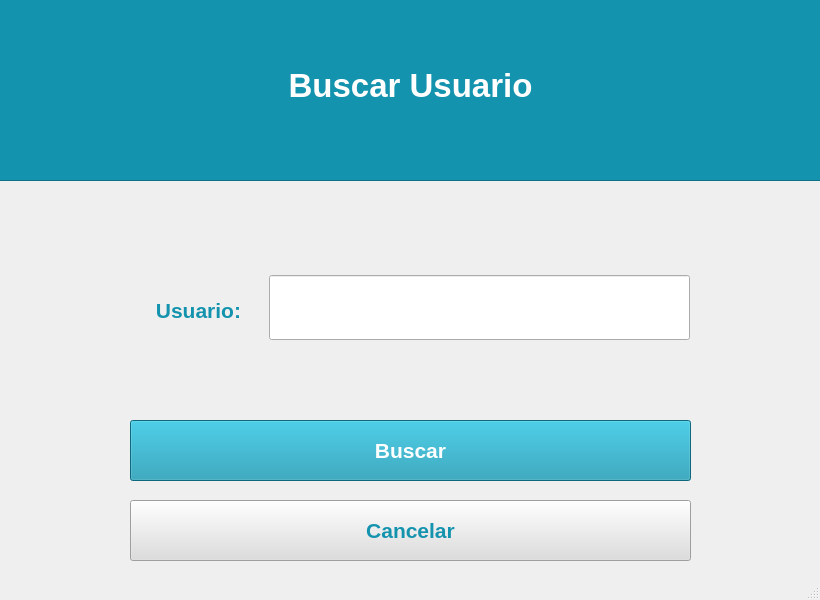
<?xml version="1.0" encoding="UTF-8"?>
<ui version="4.0">
 <class>MainWindow</class>
 <widget class="QMainWindow" name="MainWindow">
  <property name="enabled">
   <bool>true</bool>
  </property>
  <property name="geometry">
   <rect>
    <x>0</x>
    <y>0</y>
    <width>820</width>
    <height>600</height>
   </rect>
  </property>
  <property name="sizePolicy">
   <sizepolicy hsizetype="Preferred" vsizetype="Preferred">
    <horstretch>0</horstretch>
    <verstretch>0</verstretch>
   </sizepolicy>
  </property>
  <property name="minimumSize">
   <size>
    <width>820</width>
    <height>600</height>
   </size>
  </property>
  <property name="maximumSize">
   <size>
    <width>820</width>
    <height>600</height>
   </size>
  </property>
  <property name="windowTitle">
   <string>MainWindow</string>
  </property>
  <property name="toolButtonStyle">
   <enum>Qt::ToolButtonTextUnderIcon</enum>
  </property>
  <property name="animated">
   <bool>false</bool>
  </property>
  <property name="documentMode">
   <bool>true</bool>
  </property>
  <widget class="QWidget" name="centralwidget">
   <widget class="QPushButton" name="Buscar">
    <property name="geometry">
     <rect>
      <x>130</x>
      <y>420</y>
      <width>561</width>
      <height>61</height>
     </rect>
    </property>
    <property name="palette">
     <palette>
      <active>
       <colorrole role="WindowText">
        <brush brushstyle="SolidPattern">
         <color alpha="255">
          <red>255</red>
          <green>255</green>
          <blue>255</blue>
         </color>
        </brush>
       </colorrole>
       <colorrole role="Button">
        <brush brushstyle="SolidPattern">
         <color alpha="255">
          <red>20</red>
          <green>147</green>
          <blue>174</blue>
         </color>
        </brush>
       </colorrole>
       <colorrole role="ButtonText">
        <brush brushstyle="SolidPattern">
         <color alpha="255">
          <red>255</red>
          <green>255</green>
          <blue>255</blue>
         </color>
        </brush>
       </colorrole>
       <colorrole role="Base">
        <brush brushstyle="SolidPattern">
         <color alpha="255">
          <red>20</red>
          <green>147</green>
          <blue>174</blue>
         </color>
        </brush>
       </colorrole>
       <colorrole role="Window">
        <brush brushstyle="SolidPattern">
         <color alpha="255">
          <red>20</red>
          <green>147</green>
          <blue>174</blue>
         </color>
        </brush>
       </colorrole>
      </active>
      <inactive>
       <colorrole role="WindowText">
        <brush brushstyle="SolidPattern">
         <color alpha="255">
          <red>255</red>
          <green>255</green>
          <blue>255</blue>
         </color>
        </brush>
       </colorrole>
       <colorrole role="Button">
        <brush brushstyle="SolidPattern">
         <color alpha="255">
          <red>20</red>
          <green>147</green>
          <blue>174</blue>
         </color>
        </brush>
       </colorrole>
       <colorrole role="ButtonText">
        <brush brushstyle="SolidPattern">
         <color alpha="255">
          <red>255</red>
          <green>255</green>
          <blue>255</blue>
         </color>
        </brush>
       </colorrole>
       <colorrole role="Base">
        <brush brushstyle="SolidPattern">
         <color alpha="255">
          <red>20</red>
          <green>147</green>
          <blue>174</blue>
         </color>
        </brush>
       </colorrole>
       <colorrole role="Window">
        <brush brushstyle="SolidPattern">
         <color alpha="255">
          <red>20</red>
          <green>147</green>
          <blue>174</blue>
         </color>
        </brush>
       </colorrole>
      </inactive>
      <disabled>
       <colorrole role="WindowText">
        <brush brushstyle="SolidPattern">
         <color alpha="255">
          <red>120</red>
          <green>120</green>
          <blue>120</blue>
         </color>
        </brush>
       </colorrole>
       <colorrole role="Button">
        <brush brushstyle="SolidPattern">
         <color alpha="255">
          <red>20</red>
          <green>147</green>
          <blue>174</blue>
         </color>
        </brush>
       </colorrole>
       <colorrole role="ButtonText">
        <brush brushstyle="SolidPattern">
         <color alpha="255">
          <red>120</red>
          <green>120</green>
          <blue>120</blue>
         </color>
        </brush>
       </colorrole>
       <colorrole role="Base">
        <brush brushstyle="SolidPattern">
         <color alpha="255">
          <red>20</red>
          <green>147</green>
          <blue>174</blue>
         </color>
        </brush>
       </colorrole>
       <colorrole role="Window">
        <brush brushstyle="SolidPattern">
         <color alpha="255">
          <red>20</red>
          <green>147</green>
          <blue>174</blue>
         </color>
        </brush>
       </colorrole>
      </disabled>
     </palette>
    </property>
    <property name="font">
     <font>
      <pointsize>16</pointsize>
      <weight>75</weight>
      <italic>false</italic>
      <bold>true</bold>
      <underline>false</underline>
      <strikeout>false</strikeout>
     </font>
    </property>
    <property name="styleSheet">
     <string notr="true">background-color: rgb(20, 147, 174)</string>
    </property>
    <property name="text">
     <string>Buscar</string>
    </property>
   </widget>
   <widget class="QPushButton" name="Cancelar">
    <property name="geometry">
     <rect>
      <x>130</x>
      <y>500</y>
      <width>561</width>
      <height>61</height>
     </rect>
    </property>
    <property name="palette">
     <palette>
      <active>
       <colorrole role="Button">
        <brush brushstyle="SolidPattern">
         <color alpha="255">
          <red>221</red>
          <green>221</green>
          <blue>221</blue>
         </color>
        </brush>
       </colorrole>
       <colorrole role="ButtonText">
        <brush brushstyle="SolidPattern">
         <color alpha="255">
          <red>20</red>
          <green>147</green>
          <blue>174</blue>
         </color>
        </brush>
       </colorrole>
       <colorrole role="Base">
        <brush brushstyle="SolidPattern">
         <color alpha="255">
          <red>221</red>
          <green>221</green>
          <blue>221</blue>
         </color>
        </brush>
       </colorrole>
       <colorrole role="Window">
        <brush brushstyle="SolidPattern">
         <color alpha="255">
          <red>221</red>
          <green>221</green>
          <blue>221</blue>
         </color>
        </brush>
       </colorrole>
      </active>
      <inactive>
       <colorrole role="Button">
        <brush brushstyle="SolidPattern">
         <color alpha="255">
          <red>221</red>
          <green>221</green>
          <blue>221</blue>
         </color>
        </brush>
       </colorrole>
       <colorrole role="ButtonText">
        <brush brushstyle="SolidPattern">
         <color alpha="255">
          <red>20</red>
          <green>147</green>
          <blue>174</blue>
         </color>
        </brush>
       </colorrole>
       <colorrole role="Base">
        <brush brushstyle="SolidPattern">
         <color alpha="255">
          <red>221</red>
          <green>221</green>
          <blue>221</blue>
         </color>
        </brush>
       </colorrole>
       <colorrole role="Window">
        <brush brushstyle="SolidPattern">
         <color alpha="255">
          <red>221</red>
          <green>221</green>
          <blue>221</blue>
         </color>
        </brush>
       </colorrole>
      </inactive>
      <disabled>
       <colorrole role="Button">
        <brush brushstyle="SolidPattern">
         <color alpha="255">
          <red>221</red>
          <green>221</green>
          <blue>221</blue>
         </color>
        </brush>
       </colorrole>
       <colorrole role="ButtonText">
        <brush brushstyle="SolidPattern">
         <color alpha="255">
          <red>120</red>
          <green>120</green>
          <blue>120</blue>
         </color>
        </brush>
       </colorrole>
       <colorrole role="Base">
        <brush brushstyle="SolidPattern">
         <color alpha="255">
          <red>221</red>
          <green>221</green>
          <blue>221</blue>
         </color>
        </brush>
       </colorrole>
       <colorrole role="Window">
        <brush brushstyle="SolidPattern">
         <color alpha="255">
          <red>221</red>
          <green>221</green>
          <blue>221</blue>
         </color>
        </brush>
       </colorrole>
      </disabled>
     </palette>
    </property>
    <property name="font">
     <font>
      <pointsize>16</pointsize>
      <weight>75</weight>
      <bold>true</bold>
     </font>
    </property>
    <property name="styleSheet">
     <string notr="true">background-color: rgb(221, 221, 221);</string>
    </property>
    <property name="text">
     <string>Cancelar</string>
    </property>
   </widget>
   <widget class="QLabel" name="label_2">
    <property name="geometry">
     <rect>
      <x>70</x>
      <y>270</y>
      <width>171</width>
      <height>81</height>
     </rect>
    </property>
    <property name="palette">
     <palette>
      <active>
       <colorrole role="WindowText">
        <brush brushstyle="SolidPattern">
         <color alpha="255">
          <red>20</red>
          <green>147</green>
          <blue>174</blue>
         </color>
        </brush>
       </colorrole>
      </active>
      <inactive>
       <colorrole role="WindowText">
        <brush brushstyle="SolidPattern">
         <color alpha="255">
          <red>20</red>
          <green>147</green>
          <blue>174</blue>
         </color>
        </brush>
       </colorrole>
      </inactive>
      <disabled>
       <colorrole role="WindowText">
        <brush brushstyle="SolidPattern">
         <color alpha="255">
          <red>120</red>
          <green>120</green>
          <blue>120</blue>
         </color>
        </brush>
       </colorrole>
      </disabled>
     </palette>
    </property>
    <property name="font">
     <font>
      <pointsize>16</pointsize>
      <weight>75</weight>
      <bold>true</bold>
     </font>
    </property>
    <property name="text">
     <string>  Usuario:</string>
    </property>
    <property name="alignment">
     <set>Qt::AlignRight|Qt::AlignTrailing|Qt::AlignVCenter</set>
    </property>
   </widget>
   <widget class="QFrame" name="frame">
    <property name="geometry">
     <rect>
      <x>-130</x>
      <y>-20</y>
      <width>1621</width>
      <height>201</height>
     </rect>
    </property>
    <property name="styleSheet">
     <string notr="true">background-color: rgb(20, 147, 174);</string>
    </property>
    <property name="frameShape">
     <enum>QFrame::StyledPanel</enum>
    </property>
    <property name="frameShadow">
     <enum>QFrame::Raised</enum>
    </property>
    <widget class="QLabel" name="label_15">
     <property name="geometry">
      <rect>
       <x>265</x>
       <y>70</y>
       <width>551</width>
       <height>71</height>
      </rect>
     </property>
     <property name="palette">
      <palette>
       <active>
        <colorrole role="WindowText">
         <brush brushstyle="SolidPattern">
          <color alpha="255">
           <red>255</red>
           <green>255</green>
           <blue>255</blue>
          </color>
         </brush>
        </colorrole>
        <colorrole role="Button">
         <brush brushstyle="SolidPattern">
          <color alpha="255">
           <red>20</red>
           <green>147</green>
           <blue>174</blue>
          </color>
         </brush>
        </colorrole>
        <colorrole role="Base">
         <brush brushstyle="SolidPattern">
          <color alpha="255">
           <red>20</red>
           <green>147</green>
           <blue>174</blue>
          </color>
         </brush>
        </colorrole>
        <colorrole role="Window">
         <brush brushstyle="SolidPattern">
          <color alpha="255">
           <red>20</red>
           <green>147</green>
           <blue>174</blue>
          </color>
         </brush>
        </colorrole>
       </active>
       <inactive>
        <colorrole role="WindowText">
         <brush brushstyle="SolidPattern">
          <color alpha="255">
           <red>255</red>
           <green>255</green>
           <blue>255</blue>
          </color>
         </brush>
        </colorrole>
        <colorrole role="Button">
         <brush brushstyle="SolidPattern">
          <color alpha="255">
           <red>20</red>
           <green>147</green>
           <blue>174</blue>
          </color>
         </brush>
        </colorrole>
        <colorrole role="Base">
         <brush brushstyle="SolidPattern">
          <color alpha="255">
           <red>20</red>
           <green>147</green>
           <blue>174</blue>
          </color>
         </brush>
        </colorrole>
        <colorrole role="Window">
         <brush brushstyle="SolidPattern">
          <color alpha="255">
           <red>20</red>
           <green>147</green>
           <blue>174</blue>
          </color>
         </brush>
        </colorrole>
       </inactive>
       <disabled>
        <colorrole role="WindowText">
         <brush brushstyle="SolidPattern">
          <color alpha="255">
           <red>120</red>
           <green>120</green>
           <blue>120</blue>
          </color>
         </brush>
        </colorrole>
        <colorrole role="Button">
         <brush brushstyle="SolidPattern">
          <color alpha="255">
           <red>20</red>
           <green>147</green>
           <blue>174</blue>
          </color>
         </brush>
        </colorrole>
        <colorrole role="Base">
         <brush brushstyle="SolidPattern">
          <color alpha="255">
           <red>20</red>
           <green>147</green>
           <blue>174</blue>
          </color>
         </brush>
        </colorrole>
        <colorrole role="Window">
         <brush brushstyle="SolidPattern">
          <color alpha="255">
           <red>20</red>
           <green>147</green>
           <blue>174</blue>
          </color>
         </brush>
        </colorrole>
       </disabled>
      </palette>
     </property>
     <property name="font">
      <font>
       <pointsize>25</pointsize>
       <weight>75</weight>
       <bold>true</bold>
       <stylestrategy>PreferDefault</stylestrategy>
      </font>
     </property>
     <property name="layoutDirection">
      <enum>Qt::LeftToRight</enum>
     </property>
     <property name="text">
      <string>Buscar Usuario</string>
     </property>
     <property name="alignment">
      <set>Qt::AlignCenter</set>
     </property>
    </widget>
   </widget>
   <widget class="QFrame" name="frame_2">
    <property name="geometry">
     <rect>
      <x>410</x>
      <y>40</y>
      <width>1</width>
      <height>1</height>
     </rect>
    </property>
    <property name="frameShape">
     <enum>QFrame::StyledPanel</enum>
    </property>
    <property name="frameShadow">
     <enum>QFrame::Raised</enum>
    </property>
   </widget>
   <widget class="QLineEdit" name="lineEdit">
    <property name="geometry">
     <rect>
      <x>269</x>
      <y>275</y>
      <width>421</width>
      <height>65</height>
     </rect>
    </property>
    <property name="font">
     <font>
      <pointsize>14</pointsize>
     </font>
    </property>
   </widget>
  </widget>
  <widget class="QStatusBar" name="statusbar"/>
 </widget>
 <resources/>
 <connections/>
</ui>
